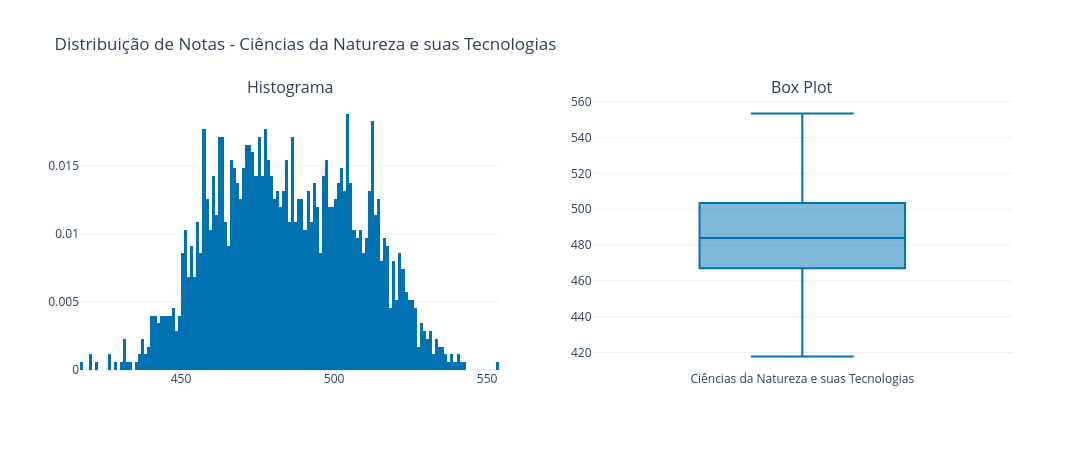
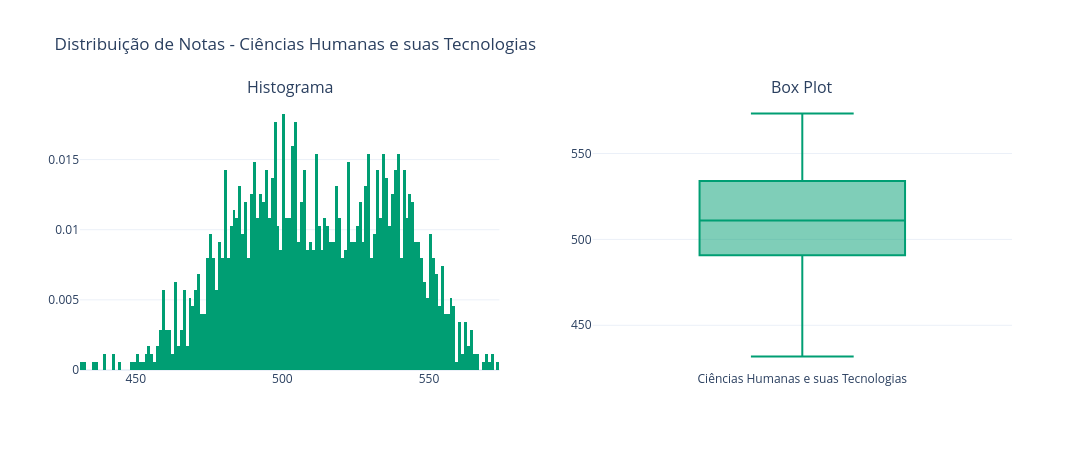
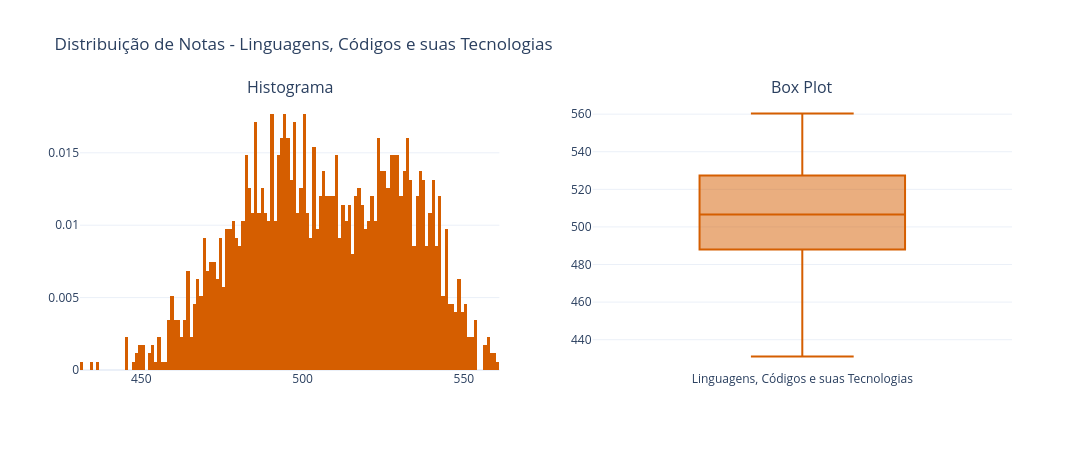
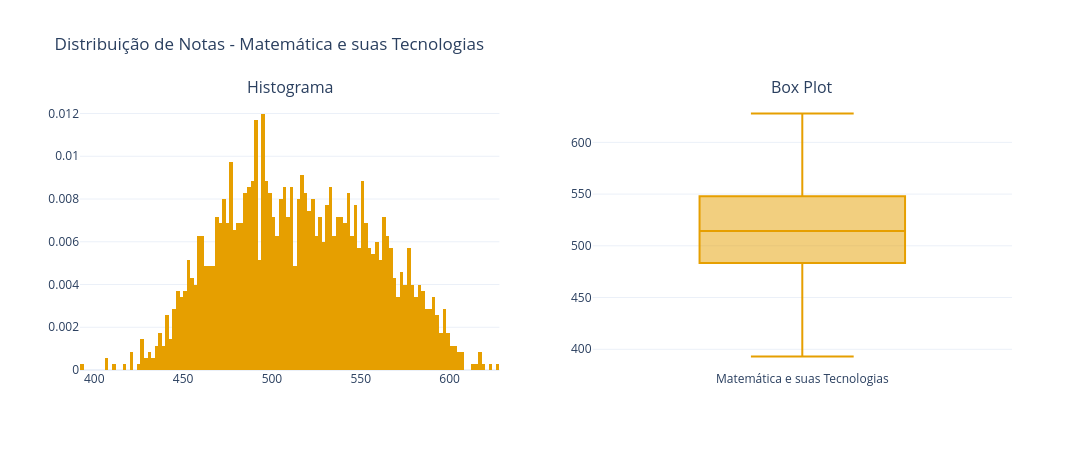

These figures' notebook cell, in order:
### Code cell
analise_notas = ['NOTA_CN_MEDIA', 'NOTA_CH_MEDIA', 'NOTA_LC_MEDIA', 'NOTA_MT_MEDIA', 'NOTA_REDACAO_MEDIA']

mapa_areas = {
    'CN': 'Ciências da Natureza e suas Tecnologias',
    'MT': 'Matemática e suas Tecnologias',
    'CH': 'Ciências Humanas e suas Tecnologias',
    'LC': 'Linguagens, Códigos e suas Tecnologias',
    'REDACAO': 'Redação'
}

# Paleta Okabe-Ito (color-blind friendly)
mapa_cores = {
    'CN': '#0072B2',      # azul
    'MT': '#E69F00',      # laranja
    'CH': '#009E73',      # verde
    'LC': '#D55E00',      # vermelho-alaranjado
    'REDACAO': '#CC79A7'  # roxo
}

for col in analise_notas:
    area_sigla = col.replace('NOTA_', '').replace('_MEDIA', '')
    area_nome = mapa_areas.get(area_sigla, area_sigla)
    cor_area = mapa_cores.get(area_sigla, '#0072B2')

    fig = make_subplots(
        rows=1,
        cols=2,
        subplot_titles=('Histograma', 'Box Plot')
    )

    fig.add_trace(
        go.Histogram(
            x=df[col].round(2),
            nbinsx=200,
            histnorm='probability density',
            marker_color=cor_area,
            name=area_nome
        ),
        row=1, col=1
    )

    fig.add_trace(
        go.Box(y=df[col], marker_color=cor_area, name=area_nome),
        row=1, col=2
    )

    fig.update_layout(
        title_text=f'Distribuição de Notas - {area_nome}',
        showlegend=False,
        width=1200,
        height=450,
        template='plotly_white'
    )
    fig.show()

### Figure 1 — Plotly figure (JSON) as saved in the notebook; plotly's stock layout.template omitted (floating-point values rounded to 4 significant figures; data arrays with more than 128 entries replaced by an {"elided": "..."} marker saying what was removed)
{"data": [{"histnorm": "probability density", "marker": {"color": "#0072B2"}, "name": "Ciências da Natureza e suas Tecnologias", "nbinsx": 200, "type": "histogram", "x": {"elided": "1750 float values"}, "xaxis": "x", "yaxis": "y"}, {"marker": {"color": "#0072B2"}, "name": "Ciências da Natureza e suas Tecnologias", "type": "box", "xaxis": "x2", "y": {"elided": "1750 float values"}, "yaxis": "y2"}], "layout": {"annotations": [{"font": {"size": 16}, "showarrow": false, "text": "Histograma", "x": 0.225, "xanchor": "center", "xref": "paper", "y": 1, "yanchor": "bottom", "yref": "paper"}, {"font": {"size": 16}, "showarrow": false, "text": "Box Plot", "x": 0.775, "xanchor": "center", "xref": "paper", "y": 1, "yanchor": "bottom", "yref": "paper"}], "height": 450, "showlegend": false, "title": {"text": "Distribuição de Notas - Ciências da Natureza e suas Tecnologias"}, "width": 1200, "xaxis": {"anchor": "y", "domain": [0, 0.45]}, "xaxis2": {"anchor": "y2", "domain": [0.55, 1]}, "yaxis": {"anchor": "x", "domain": [0, 1]}, "yaxis2": {"anchor": "x2", "domain": [0, 1]}}}

### Figure 2 — Plotly figure (JSON) as saved in the notebook; plotly's stock layout.template omitted (floating-point values rounded to 4 significant figures; data arrays with more than 128 entries replaced by an {"elided": "..."} marker saying what was removed)
{"data": [{"histnorm": "probability density", "marker": {"color": "#009E73"}, "name": "Ciências Humanas e suas Tecnologias", "nbinsx": 200, "type": "histogram", "x": {"elided": "1750 float values"}, "xaxis": "x", "yaxis": "y"}, {"marker": {"color": "#009E73"}, "name": "Ciências Humanas e suas Tecnologias", "type": "box", "xaxis": "x2", "y": {"elided": "1750 float values"}, "yaxis": "y2"}], "layout": {"annotations": [{"font": {"size": 16}, "showarrow": false, "text": "Histograma", "x": 0.225, "xanchor": "center", "xref": "paper", "y": 1, "yanchor": "bottom", "yref": "paper"}, {"font": {"size": 16}, "showarrow": false, "text": "Box Plot", "x": 0.775, "xanchor": "center", "xref": "paper", "y": 1, "yanchor": "bottom", "yref": "paper"}], "height": 450, "showlegend": false, "title": {"text": "Distribuição de Notas - Ciências Humanas e suas Tecnologias"}, "width": 1200, "xaxis": {"anchor": "y", "domain": [0, 0.45]}, "xaxis2": {"anchor": "y2", "domain": [0.55, 1]}, "yaxis": {"anchor": "x", "domain": [0, 1]}, "yaxis2": {"anchor": "x2", "domain": [0, 1]}}}

### Figure 3 — Plotly figure (JSON) as saved in the notebook; plotly's stock layout.template omitted (floating-point values rounded to 4 significant figures; data arrays with more than 128 entries replaced by an {"elided": "..."} marker saying what was removed)
{"data": [{"histnorm": "probability density", "marker": {"color": "#D55E00"}, "name": "Linguagens, Códigos e suas Tecnologias", "nbinsx": 200, "type": "histogram", "x": {"elided": "1750 float values"}, "xaxis": "x", "yaxis": "y"}, {"marker": {"color": "#D55E00"}, "name": "Linguagens, Códigos e suas Tecnologias", "type": "box", "xaxis": "x2", "y": {"elided": "1750 float values"}, "yaxis": "y2"}], "layout": {"annotations": [{"font": {"size": 16}, "showarrow": false, "text": "Histograma", "x": 0.225, "xanchor": "center", "xref": "paper", "y": 1, "yanchor": "bottom", "yref": "paper"}, {"font": {"size": 16}, "showarrow": false, "text": "Box Plot", "x": 0.775, "xanchor": "center", "xref": "paper", "y": 1, "yanchor": "bottom", "yref": "paper"}], "height": 450, "showlegend": false, "title": {"text": "Distribuição de Notas - Linguagens, Códigos e suas Tecnologias"}, "width": 1200, "xaxis": {"anchor": "y", "domain": [0, 0.45]}, "xaxis2": {"anchor": "y2", "domain": [0.55, 1]}, "yaxis": {"anchor": "x", "domain": [0, 1]}, "yaxis2": {"anchor": "x2", "domain": [0, 1]}}}

### Figure 4 — Plotly figure (JSON) as saved in the notebook; plotly's stock layout.template omitted (floating-point values rounded to 4 significant figures; data arrays with more than 128 entries replaced by an {"elided": "..."} marker saying what was removed)
{"data": [{"histnorm": "probability density", "marker": {"color": "#E69F00"}, "name": "Matemática e suas Tecnologias", "nbinsx": 200, "type": "histogram", "x": {"elided": "1750 float values"}, "xaxis": "x", "yaxis": "y"}, {"marker": {"color": "#E69F00"}, "name": "Matemática e suas Tecnologias", "type": "box", "xaxis": "x2", "y": {"elided": "1750 float values"}, "yaxis": "y2"}], "layout": {"annotations": [{"font": {"size": 16}, "showarrow": false, "text": "Histograma", "x": 0.225, "xanchor": "center", "xref": "paper", "y": 1, "yanchor": "bottom", "yref": "paper"}, {"font": {"size": 16}, "showarrow": false, "text": "Box Plot", "x": 0.775, "xanchor": "center", "xref": "paper", "y": 1, "yanchor": "bottom", "yref": "paper"}], "height": 450, "showlegend": false, "title": {"text": "Distribuição de Notas - Matemática e suas Tecnologias"}, "width": 1200, "xaxis": {"anchor": "y", "domain": [0, 0.45]}, "xaxis2": {"anchor": "y2", "domain": [0.55, 1]}, "yaxis": {"anchor": "x", "domain": [0, 1]}, "yaxis2": {"anchor": "x2", "domain": [0, 1]}}}
